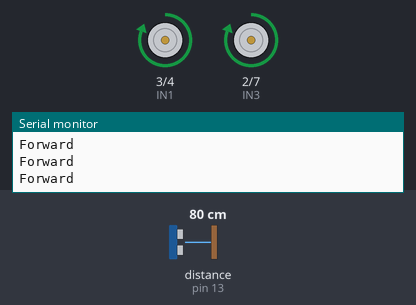
This sketch was run on a simulated Arduino Uno, built with avr-gcc and run on an emulated ATmega328P. Shown: motor-driver pin pairs drawn as motors (green arrow = first pin HIGH = forward, orange = second pin HIGH = backward, longer = more drive, scaled by the enable pin), the last lines printed to the serial monitor. Wiring (inferred from the names in the program): ultrasonic range finder: trigger pin 12; echo pin 13. The test bench sets the inputs (shaded band); at power-on: distance to the obstacle (sensor on pin 13) 80 cm. The echo pulse lasts 58.3 µs per cm.

Above: at 1.2 s.
1.3 s: distance to the obstacle (sensor on pin 13) set to 33 cm
2.8 s: distance to the obstacle (sensor on pin 13) set to 27 cm
At 3.5 s:
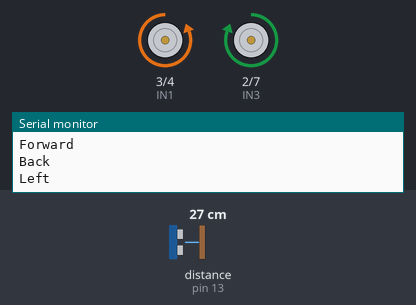
4.3 s: distance to the obstacle (sensor on pin 13) set to 12 cm
6.1 s: distance to the obstacle (sensor on pin 13) set to 9 cm
At 7.5 s:
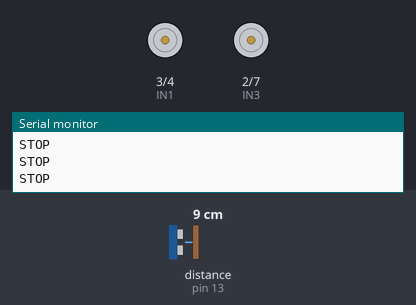
7.8 s: distance to the obstacle (sensor on pin 13) set to 18 cm
At 8.6 s:
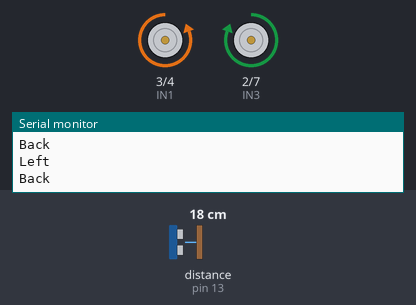
9.3 s: distance to the obstacle (sensor on pin 13) set to 2 cm
At 10.3 s:
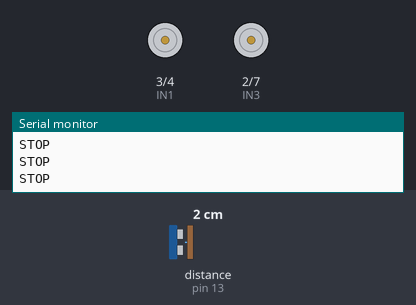
Timing chart, 0 to 12.3 s (numbered marks = the images above; inputs shaded):
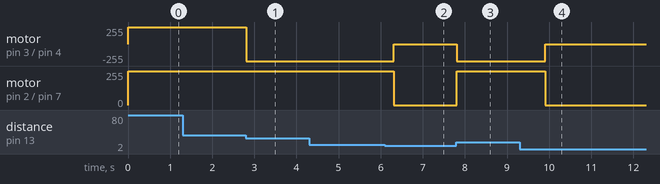

The sketch:

Obstacle_Avoidance.ino
```cpp
#define Trig 12
#define Echo 13
#define ENA 5
#define ENB 6
#define IN1 3
#define IN2 4
#define IN3 2
#define IN4 7

float cm; //Distance variable
float temp; //

void setup() {
  Serial.begin(9600);

  pinMode(Trig, OUTPUT);
  pinMode(Echo, INPUT);

  pinMode(IN1, OUTPUT);
  pinMode(IN2, OUTPUT);
  pinMode(IN3, OUTPUT);
  pinMode(IN4, OUTPUT);

  pinMode(ENA, OUTPUT);  // Motor A Enable
  pinMode(ENB, OUTPUT);  // Motor B Enable

  // Enable motors without PWM (set ENA and ENB to HIGH)
  digitalWrite(ENA, HIGH);  // Motor A is enabled
  digitalWrite(ENB, HIGH);  // Motor B is enabled
}

void loop() {
  // Measure distance using ultrasonic sensor
  digitalWrite(Trig, LOW);
  delayMicroseconds(2);
  digitalWrite(Trig, HIGH);
  delayMicroseconds(10);
  digitalWrite(Trig, LOW);

  temp = float(pulseIn(Echo, HIGH));
  cm = (temp * 17) / 1000;

  // Decide motor movement based on distance
  if (cm < 30 && cm > 10) {
    back();  // Move backward if distance is between 10 and 30 cm
    delay(500);
    Left();  // Turn left after moving back
    delay(200);
  }
  if (cm >= 30) {
    forward();  // Move forward if distance is greater than or equal to 30 cm
    delay(100);
  }
  if (cm < 10) {
    STOP();  // Stop motors if distance is less than 10 cm
  }

  // Print distance for debugging
  //Serial.print("Echo =");
  //Serial.print(temp);
  //Serial.print(" | | Distance = ");
  //Serial.print(cm);
  //Serial.println(" cm");
  //delay(100);
}

// Move forward
void forward() {
  // Motor A forward
  digitalWrite(IN1, HIGH);
  digitalWrite(IN2, LOW);
  // Motor B forward
  digitalWrite(IN3, HIGH);
  digitalWrite(IN4, LOW);
  Serial.println("Forward");
}

// Move backward
void back() {
  // Motor A backward
  digitalWrite(IN1, LOW);
  digitalWrite(IN2, HIGH);
  // Motor B backward
  digitalWrite(IN3, HIGH);
  digitalWrite(IN4, LOW);
  Serial.println("Back");
}

// Turn left
void Left() {
  // Motor A backward
  digitalWrite(IN1, LOW);
  digitalWrite(IN2, HIGH);
  // Motor B forward
  digitalWrite(IN3, HIGH);
  digitalWrite(IN4, LOW);
  Serial.println("Left");
}

// Turn right
void Right() {
  // Motor A forward
  digitalWrite(IN1, HIGH);
  digitalWrite(IN2, LOW);
  // Motor B backward
  digitalWrite(IN3, LOW);
  digitalWrite(IN4, HIGH);
  Serial.println("Right");
}

// Stop all motors
void STOP() {
  digitalWrite(IN1, LOW);
  digitalWrite(IN2, LOW);
  digitalWrite(IN3, LOW);
  digitalWrite(IN4, LOW);
  Serial.println("STOP");
}
```

Measured:
- the behaviour switches between 31 and 30 cm on distance to the obstacle (sensor on pin 13) (found by bisection; images 0 and 1)
- the behaviour switches between 11 and 10 cm on distance to the obstacle (sensor on pin 13) (found by bisection; images 1 and 2)
- after the input at 2.8 s, motor on pin 3 (IN1) / pin 4 (IN2): forward 255/255 → backward 255/255 at once
- after the input at 6.1 s, motor on pin 3 (IN1) / pin 4 (IN2): backward 255/255 → stopped after 0.22 s; motor on pin 2 (IN3) / pin 7 (IN4): forward 255/255 → stopped after 0.22 s
- after the input at 7.8 s, motor on pin 3 (IN1) / pin 4 (IN2): stopped → backward 255/255 at once; motor on pin 2 (IN3) / pin 7 (IN4): stopped → forward 255/255 at once
- after the input at 9.3 s, motor on pin 3 (IN1) / pin 4 (IN2): backward 255/255 → stopped after 0.61 s; motor on pin 2 (IN3) / pin 7 (IN4): forward 255/255 → stopped after 0.61 s
